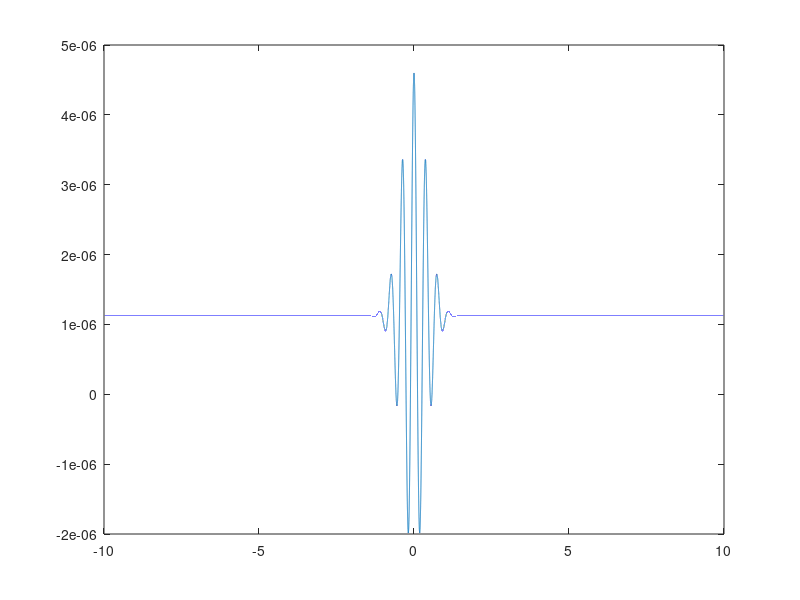
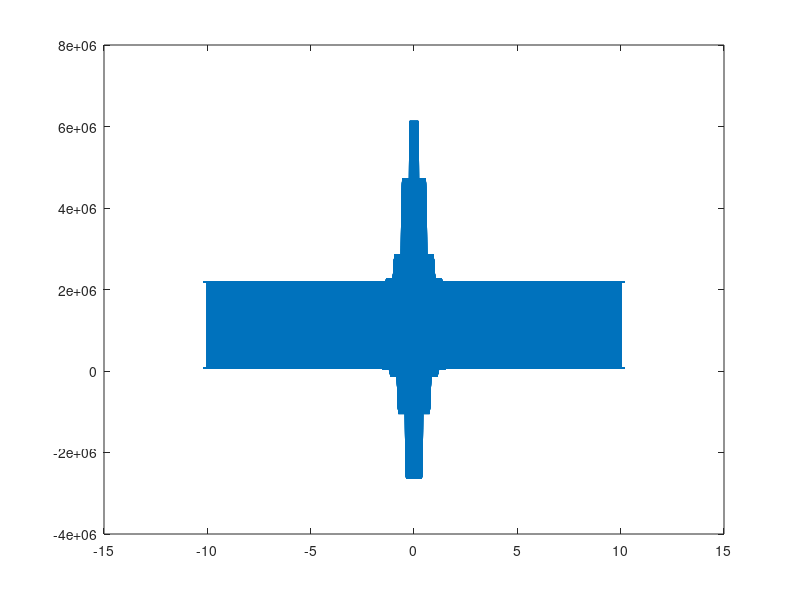

Write the MATLAB code that produced these figures, in order.
l = -10:0.0001:10;
I_0 = 1e12;
N_0 = sqrt(I_0);
I_m = I_0/2;
N_m = sqrt(I_0)/2;
n_a = 1;
n_n = 1.4;
sigma = 0.05;
lambda = 0.75;
lc = 2*log(2)/pi * lambda*lambda/sigma;
r = ((n_a-n_n)/(n_a+n_n))^2;
t = 1-r;
I_s = I_0/2 * r;
N_s = sqrt(I_0)*r;
I_inc = I_0/2 * r*t*t;
I_i = 2*sqrt(I_m*I_s)*cos(2*pi/lambda*2*l).*exp(-8*pi*pi*(l.*l)/lc/lc);
I = I_m + I_s + I_inc + I_i;
N = N_m+N_s+2*sqrt(N_m*N_s)*cos(2*pi/lambda*2*l).*exp(-8*pi*pi*(l.*l)/lc/lc);
% plot(l,I)
%hold on
%plot(I_m + I_s + 2*sqrt(I_m*I_s)*cos(2*pi/lambda*2*l))

n_n = 1.4-0.00001;
r = ((n_a-n_n)/(n_a+n_n))^2;
I_s = I_0/2 * r;
I_inc = I_0/2 * r*t*t;
I_i = 2*sqrt(I_m*I_s)*cos(2*pi/lambda*2*l).*exp(-8*pi*pi*(l.*l)/lc/lc);
I2 = I_m + I_s + I_inc + I_i;
plot(l,(I-I2)/I_0)
figure
errorbar(l,(I-I2),2*N)